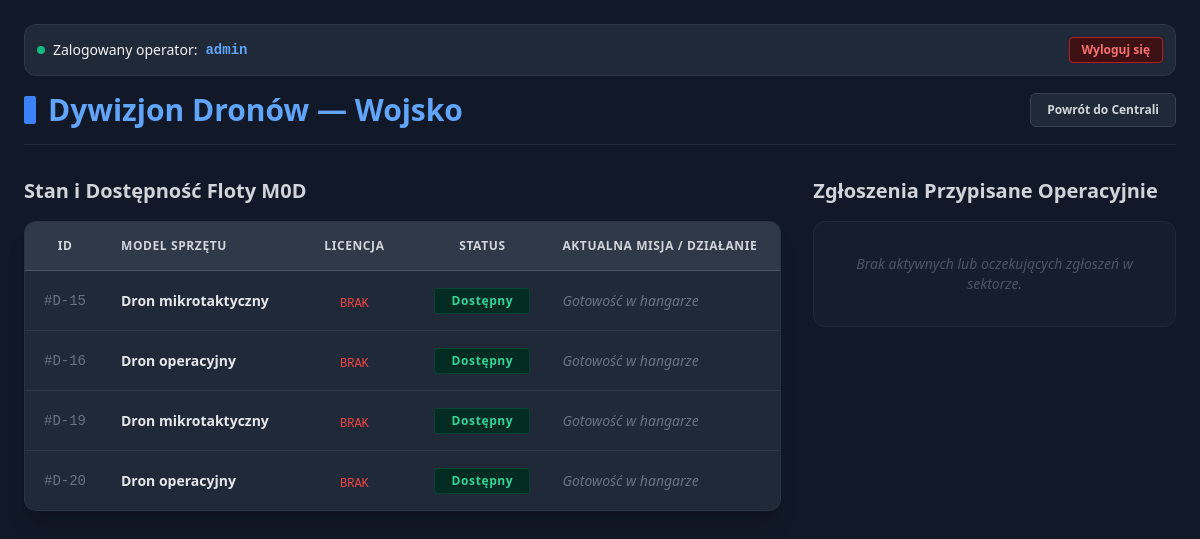
The page /sluzba/Wojsko (signed in) on the database its author committed.
### models.py (models this page shows, shortened)
class User(db.Model):
    __tablename__ = 'users'
    id = db.Column(db.Integer, primary_key=True)
    username = db.Column(db.String(50), nullable=False, unique=True)
    password_hash = db.Column(db.String(128), nullable=False)
    role = db.Column(db.String(20), default='Operator', nullable=False)  # Administrator / Operator
    active = db.Column(db.Boolean, default=True, nullable=False)          # Status aktywności operatora
    permitted_categories = db.relationship('Drone_category', secondary=user_drone_permissions, backref=db.backref('permitted_operators', lazy='dynamic'))
    assignments = db.relationship('IncidentAssignment', backref='operator', lazy=True)

class Department(db.Model):
    __tablename__ = 'departments'
    id = db.Column(db.Integer, primary_key=True)
    name = db.Column(db.String(100), nullable=False, unique=True)
    categories = db.relationship('Drone_category', backref='department', lazy=True)
    assignments = db.relationship('IncidentAssignment', backref='department', lazy=True)

class Drone_category(db.Model):
    __tablename__ = 'drone_categories'
    id = db.Column(db.Integer, primary_key=True)
    model = db.Column(db.String(50), nullable=False, unique=True)
    department_id = db.Column(db.Integer, db.ForeignKey('departments.id'), nullable=False)
    description = db.Column(db.Text, nullable=True)
    instances = db.relationship('Drone', backref='category', lazy=True)

class Drone(db.Model):
    __tablename__ = 'drones'
    id = db.Column(db.Integer, primary_key=True)
    status = db.Column(db.String(20), default='Dostępny', nullable=False) # Dostępny / Niedostępny / Regeneracja
    category_id = db.Column(db.Integer, db.ForeignKey('drone_categories.id'), nullable=True)

### oppanel/oppanel.py (the view)
@oppanel.route('/sluzba/<string:dept_name>')
@login_required
def panel_sluzby(dept_name):
    nazwy_mapowanie = {'Policja': 'Policja', 'Straz_Pozarna': 'Straż Pożarna', 'Pogotowie': 'Pogotowie Ratunkowe', 'Wojsko': 'Wojsko'}
    if current_user.role == 'Operator':
        username_lower = current_user.username.lower()
        wybrany_parametr = dept_name.lower().replace('_pozarna', '')
        if wybrany_parametr not in username_lower:
            return f"Brak uprawnień dostępu do panelu {dept_name} dla konta {current_user.username}! (403 Forbidden)", 403
    db_name = nazwy_mapowanie.get(dept_name)
    department = Department.query.filter_by(name=db_name).first_or_404()
    db.session.expire_all()
    uzytkownik_db = User.query.get(current_user.id)
    drony_sluzby = []
    for kategoria in department.categories:
        for dron in kategoria.instances:
            zadanie = "Gotowość w hangarze"
            inc_id = None
            aktywne_p = IncidentAssignment.query.filter_by(allocated_workers=dron.id).join(Incident).filter(Incident.status == 'W akcji').first()
            if dron.status == 'Niedostępny' and aktywne_p and aktywne_p.incident:
                zadanie = f"W locie: Zgłoszenie #{aktywne_p.incident.id}"
                inc_id = aktywne_p.incident.id
            drony_sluzby.append({
                'id': dron.id,
                'model': kategoria.model,
                'status': dron.status,
                'zadanie': zadanie,
                'incident_id': inc_id,
                'uprawniony': kategoria in uzytkownik_db.permitted_categories
            })
    akcje = Incident.query.join(IncidentAssignment).filter(
        IncidentAssignment.department_id == department.id,
        Incident.status == 'Oczekuje na decyzję'
    ).all()
    return render_template(
        'sluzba.html',
        department=department,
        drony=sorted(drony_sluzby, key=lambda x: x['id']),
        akcje=akcje,
        dept_url=dept_name
    )

### oppanel/login.py (called while the page is built)
@login_manager.user_loader
def load_user(user_id):
    user_obj = User.query.get(int(user_id))
    if user_obj and user_obj.active:
        return FlaskUser(user_obj)
    return None

### oppanel/templates/sluzba.html (shortened to what this page needs)
<!DOCTYPE html>
<html lang="pl">
<head>
    <script src="https://cdn.tailwindcss.com"></script>
</head>
<body class="bg-gray-900 text-gray-100 min-h-screen p-6 font-sans antialiased">
    <div class="max-w-7xl mx-auto">
        <div class="flex justify-between items-center mb-4 bg-gray-800 p-3 rounded-xl border border-gray-700/60 text-sm">
            <div class="flex items-center gap-2">
                <span class="w-2 h-2 rounded-full bg-emerald-500 animate-ping"></span>
                Zalogowany operator: <span class="text-blue-400 font-bold font-mono">{{ current_user.username }}</span>
            </div>
            <a href="/logout" class="bg-red-950/80 hover:bg-red-900 border border-red-700 text-red-400 text-xs font-semibold py-1 px-3 rounded transition">
                Wyloguj się
            </a>
        </div>
        <div class="flex justify-between items-center mb-8 border-b border-gray-800 pb-4">
            <h1 class="text-3xl font-extrabold text-blue-400 flex items-center gap-3">
                <span class="inline-block w-3 h-7 bg-blue-500 rounded-sm"></span>
                Dywizjon Dronów — {{ department.name }}
            </h1>
            {% if current_user.role == 'Admin' %}
            <a href="/panel" class="bg-gray-800 hover:bg-gray-700 text-gray-300 text-xs font-semibold py-2 px-4 rounded-md border border-gray-700 transition">
                Powrót do Centrali
            </a>
            {% endif %}
        </div>
        <div class="grid grid-cols-1 lg:grid-cols-3 gap-8">
            <div class="lg:col-span-2 space-y-4">
                <h2 class="text-xl font-bold text-gray-300 flex items-center gap-2 mb-2">
                    Stan i Dostępność Floty M0D
                </h2>
                <div class="bg-gray-800 rounded-xl shadow-xl border border-gray-700/50 overflow-hidden">
                    <table class="w-full text-left border-collapse">
                        <thead>
                            <tr class="bg-gray-700/70 text-gray-300 uppercase text-xs font-bold tracking-wider border-b border-gray-600">
                                <th class="p-4 w-20 text-center">ID</th>
                                <th class="p-4">Model Sprzętu</th>
                                <th class="p-4 w-32 text-center">Licencja</th>
                                <th class="p-4 w-32 text-center">Status</th>
                                <th class="p-4">Aktualna Misja / Działanie</th>
                            </tr>
                        </thead>
                        <tbody class="divide-y divide-gray-700/60 bg-gray-800/40">
                            {% for d in drony %}
                            <tr class="hover:bg-gray-750/30 transition duration-150">
                                <td class="p-4 font-mono text-center text-gray-500 text-sm">#D-{{ d.id }}</td>
                                <td class="p-4 text-sm font-semibold text-gray-200">{{ d.model }}</td>
                                <td class="p-4 text-center">
                                    {% if d.uprawniony %}
                                        <span class="text-emerald-400 text-xs font-bold font-mono">TAK</span>
                                    {% else %}
                                        <span class="text-red-500 text-xs font-mono">BRAK</span>
                                    {% endif %}
                                </td>
                                <td class="p-4 text-center">
                                    <span class="inline-block w-24 text-center px-2 py-1 rounded text-xs font-bold tracking-wider
                                        {% if d.status == 'Dostępny' %} bg-emerald-950 text-emerald-400 border border-emerald-800/50
                                        {% elif d.status == 'Regeneracja' %} bg-amber-950 text-amber-400 border border-amber-800/50 animate-pulse
                                        {% else %} bg-red-950 text-red-400 border border-red-800/50 {% endif %}">
                                        {{ d.status }}
                                    </span>
                                </td>
                                <td class="p-4 text-sm">
                                    {% if d.status == 'Niedostępny' and d.incident_id %}
                                        <div class="flex items-center justify-between gap-4">
                                            <span class="text-purple-400 font-medium">{{ d.zadanie }}</span>
                                            <a href="/sluzba/zakoncz-misje/{{ dept_url }}/{{ d.id }}/{{ d.incident_id }}"
                                               class="bg-red-600 hover:bg-red-700 text-white text-[11px] font-bold px-2.5 py-1 rounded transition shadow">
                                                ✕ Sprowadź i ląduj
                                            </a>
                                        </div>
                                    {% else %}
                                        <span class="text-gray-500 italic">{{ d.zadanie }}</span>
                                    {% endif %}
                                </td>
                            </tr>
                            {% else %}
                            <tr>
                                <td colspan="5" class="p-8 text-center text-gray-500 text-sm">Brak zarejestrowanych dronów w tym dziale.</td>
                            </tr>
                            {% endfor %}
                        </tbody>
                    </table>
                </div>
            </div>
            <div class="space-y-4">
                <h2 class="text-xl font-bold text-gray-300 flex items-center gap-2 mb-2">
                    Zgłoszenia Przypisane Operacyjnie
                </h2>
                <div class="space-y-3">
                    {% for akcja in akcje %}
                    <div class="bg-gray-800 p-4 rounded-xl border border-gray-700 shadow-lg space-y-3">
                        <div class="flex justify-between items-start">
                            <span class="text-xs font-bold font-mono text-gray-500">M0D #{{ akcja.id }}</span>
                            <span class="px-2 py-0.5 rounded text-[10px] font-bold uppercase
                                {% if akcja.status == 'Oczekuje na decyzję' %} bg-purple-950 text-purple-400 border border-purple-800/60
                                {% else %} bg-amber-950 text-amber-400 border border-amber-800/60 animate-pulse {% endif %}">
                                {{ akcja.status }}
                            </span>
                        </div>
                        <div>
                            <h4 class="text-sm font-bold text-red-400">{{ akcja.incident_type }}</h4>
                            <p class="text-xs text-gray-400 mt-1 leading-relaxed">{{ akcja.description }}</p>
                        </div>
                        {% if akcja.status == 'Oczekuje na decyzję' %}
                        <div class="pt-2 border-t border-gray-700/50 flex flex-col gap-2">
                            <a href="/sluzba/decyzja/przyjmij/{{ dept_url }}/{{ akcja.id }}"
                               class="w-full bg-emerald-600 hover:bg-emerald-700 text-white font-bold py-1.5 rounded text-xs text-center transition shadow">
                                ✓ Przyjmij i przejmij drona
                            </a>
                            <div class="grid grid-cols-2 gap-2">
                                <a href="/sluzba/decyzja/odrzuc/{{ dept_url }}/{{ akcja.id }}"
                                   class="bg-amber-600/90 hover:bg-amber-600 text-white font-semibold py-1 rounded text-xs text-center transition shadow">
                                    Odrzuć
                                </a>
                                <a href="/sluzba/decyzja/troll/{{ dept_url }}/{{ akcja.id }}"
                                   class="bg-gray-900 hover:bg-red-950 text-red-400 font-semibold py-1 rounded text-xs text-center transition border border-gray-700 shadow">
                                    Zgłoś fałszywe zgłoszenie
                                </a>
                            </div>
                        </div>
                        {% else %}
                        <div class="text-[11px] text-gray-500 italic pt-1">
                            Misja realizowana w terenie przez operatora.
                        </div>
                        {% endif %}
                    </div>
                    {% else %}
                    <div class="bg-gray-800/40 p-8 text-center text-gray-600 rounded-xl border border-gray-800 text-sm italic">
                        Brak aktywnych lub oczekujących zgłoszeń w sektorze.
                    </div>
                    {% endfor %}
                </div>
            </div>
        </div>
    </div>
</body>
</html>

### rows shown on the page
User: username "admin"
Department: name "Wojsko"
Drone_category: model "Dron mikrotaktyczny" "Dron mikrotaktyczny"
Drone: status "Dostępny"
Drone_category: model "Dron operacyjny" "Dron operacyjny"
Drone: status "Dostępny"
Drone: status "Dostępny"
Drone: status "Dostępny"

### other values the page prints
{{ d.id }} "15" "16" "19" "20"
{{ d.zadanie }} "Gotowość w hangarze" "Gotowość w hangarze" "Gotowość w hangarze" "Gotowość w hangarze"
